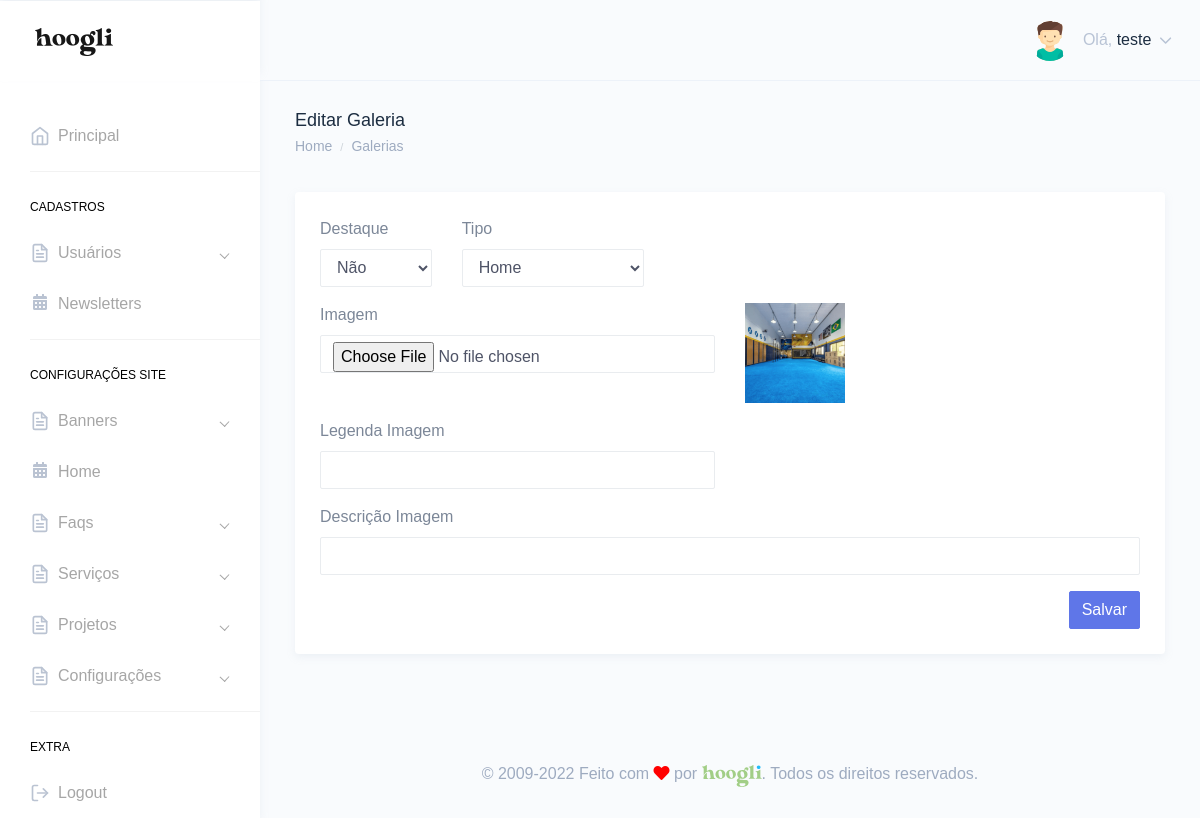
/painel/editar-galeria.php?id=7 (signed in), run on the app's committed database.
### tables this page shows
CREATE TABLE `tbl_usuarios` (
  `id` int(11) NOT NULL,
  `nome` varchar(250) DEFAULT NULL,
  `email` varchar(250) DEFAULT NULL,
  `telefone` varchar(250) DEFAULT NULL,
  `endereco` varchar(250) DEFAULT NULL,
  `cpf` varchar(100) DEFAULT NULL,
  `login` varchar(100) DEFAULT NULL,
  `senha` varchar(100) DEFAULT NULL,
  `foto` varchar(250) DEFAULT NULL,
  `id_cargo` int(11) DEFAULT NULL,
  `sexo` varchar(2) DEFAULT NULL,
  `perm_cad_usuario` varchar(2) DEFAULT NULL,
  `perm_relatorio` varchar(2) DEFAULT NULL,
  `perm_add_usuario` varchar(2) DEFAULT NULL,
  `perm_edit_usuario` varchar(2) DEFAULT NULL,
  `perm_del_usuario` varchar(2) DEFAULT NULL,
  `perm_cad_contato` varchar(2) DEFAULT NULL,
  `perm_edit_contato` varchar(2) DEFAULT NULL,
  `perm_del_contato` varchar(2) DEFAULT NULL,
  `perm_edit_contato_nf` varchar(3) DEFAULT NULL,
  `perm_pag_principal_rm` varchar(2) DEFAULT NULL,
  `perm_pag_principal_uc` varchar(2) DEFAULT NULL,
  `admin_geral` varchar(2) DEFAULT NULL,
  `data_frase` date DEFAULT NULL,
  `id_frase` int(11) DEFAULT NULL,
  `frase_lida` varchar(2) DEFAULT NULL
);

CREATE TABLE `tbl_galeria_imagem` (
  `id` int(11) NOT NULL,
  `foto` varchar(250) DEFAULT NULL,
  `destaque` varchar(3) DEFAULT NULL,
  `descricao_imagem` varchar(250) DEFAULT NULL,
  `legenda_imagem` varchar(250) DEFAULT NULL,
  `categoria` varchar(4) DEFAULT NULL,
  `tipo` enum('Home','Sobre') DEFAULT 'Home'
);

### Connection/con-pdo.php (called while the page is built, shortened)
<?php
$conInstanciada = '';
if(empty($conInstanciada)) {
	class Conexao {
		private static $pdo;
		public static function getInstance() {
		if (!isset(self::$pdo)) {
		 try {
		  $opcoes = array(PDO::MYSQL_ATTR_INIT_COMMAND => 'SET NAMES utf8', PDO::ATTR_PERSISTENT => TRUE);
		  self::$pdo = new PDO("mysql:host=" . HOST . "; dbname=" . DBNAME . "; charset=" . CHARSET . ";", USER, PASSWORD, $opcoes);
		  self::$pdo->setAttribute(PDO::ATTR_ERRMODE, PDO::ERRMODE_EXCEPTION);
		 } catch (PDOException $e) {
		  print "Erro: " . $e->getMessage();
		 }
		}
		return self::$pdo;
		}
	}
}

### Class/acesso.class.php (called while the page is built, shortened)
<?php
$AcessoInstanciada = '';
if(empty($AcessoInstanciada)) {
	if(file_exists('Connection/conexao.php')) {
		require_once('Connection/con-pdo.php');
		require_once('funcoes.php');
	} else {
		require_once('../Connection/con-pdo.php');
		require_once('../funcoes.php');
	}
	class Acesso {
		private $pdo = null;
		private static $Acesso = null;
		private function __construct($conexao){
			$this->pdo = $conexao;
		}
		public static function getInstance($conexao){
			if (!isset(self::$Acesso)):
				self::$Acesso = new Acesso($conexao);
			endif;
			return self::$Acesso;
		}
		function rsDados($id='', $idCargo='', $orderBy='', $limite='') {
			$sqlLimite = '';
			$sqlOrdem = '';
			$sql = '';
			$nCampos = 0;
			if(!empty($id)) {
				$sql .= " and id = ?";
				$nCampos++;
				$campo[$nCampos] = $id;
			}
			try{
				$sql = "SELECT * FROM tbl_usuarios where 1=1 $sql $sqlOrdem $sqlLimite";
				$stm = $this->pdo->prepare($sql);
				for($i=1; $i<=$nCampos; $i++) {
					$stm->bindValue($i, $campo[$i]);
				}
				$stm->execute();
				$rsDados = $stm->fetchAll(PDO::FETCH_OBJ);
				if($id <> '' or $limite == 1) {
					return($rsDados[0]);
				} else {
					return($rsDados);
				}
			} catch(PDOException $erro){
				echo $erro->getMessage();
			}
		}
	}
}

### painel/verifica.php (called while the page is built, shortened)
<?php
include "../Class/acesso.class.php";
$verificaRestrito = Acesso::getInstance(Conexao::getInstance());
include "../Class/galerias.class.php";
$galerias = Galerias::getInstance(Conexao::getInstance());
$verificaRestrito->restritoAdmin();
$dadosUsuarioLogado = $verificaRestrito->rsDados($_SESSION['dadosLogado']->id);
?>

### funcoes.php (called while the page is built, shortened)
<?php
  function icone_genero($genero) {
    switch ($genero) {
      case "M": return "assets/images/avatars/boy.svg"; break;
    }
  }
?>

### Class/galerias.class.php (called while the page is built, shortened)
<?php
$GaleriasInstanciada = '';
if(empty($GaleriasInstanciada)) {
	if(file_exists('Connection/conexao.php')) {
		require_once('Connection/con-pdo.php');
		require_once('funcoes.php');
	} else {
		require_once('../Connection/con-pdo.php');
		require_once('../funcoes.php');
	}
	class Galerias {
		private $pdo = null;
		private static $Galerias = null;
		private function __construct($conexao){
			$this->pdo = $conexao;
		}
		public static function getInstance($conexao){
			if (!isset(self::$Galerias)):
				self::$Galerias = new Galerias($conexao);
			endif;
			return self::$Galerias;
		}
		function rsDados($id='', $orderBy='', $limite='', $destaque='', $categoria='', $tipo = '') {
			$nCampos = 0;
			$sql = '';
			$sqlOrdem = '';
			$sqlLimite = '';
			if(!empty($id)) {
				$sql .= " and id = ?";
				$nCampos++;
				$campo[$nCampos] = $id;
			}
			try{
				$sql = "SELECT * FROM tbl_galeria_imagem where 1=1 $sql $sqlOrdem $sqlLimite";
				$stm = $this->pdo->prepare($sql);
				for($i=1; $i<=$nCampos; $i++) {
					$stm->bindValue($i, $campo[$i]);
				}
				$stm->execute();
				$rsDados = $stm->fetchAll(PDO::FETCH_OBJ);
				if($id <> '' or $limite == 1) {
					return($rsDados[0]);
				} else {
					return($rsDados);
				}
			} catch(PDOException $erro){
				echo $erro->getMessage();
			}
		}
	}
}

### painel/editar-galeria.php (the view, shortened to what this page needs)
<?php include "verifica.php";
$id = '';
if (isset($_GET['id'])) {
    if (empty($_GET['id'])) {
        header('Location: galerias.php');
    } else {
        $id = $_GET['id'];
    }
}
$galerias->editar();
$editaGaleria = $galerias->rsDados($id);
?>
<!DOCTYPE html>
<html dir="ltr" lang="pt-br">
<head>
    <link href="dist/css/style.min.css" rel="stylesheet">
</head>
<body>
    <div id="main-wrapper" data-theme="light" data-layout="vertical" data-navbarbg="skin6" data-sidebartype="full" data-sidebar-position="fixed" data-header-position="fixed" data-boxed-layout="full">
        <?php include "header.php"; ?>
        <?php include "inc-menu-lateral.php"; ?>
        <div class="page-wrapper">
            <div class="page-breadcrumb">
                <div class="row">
                    <div class="col-7 align-self-center">
                        <h4 class="page-title text-truncate text-dark font-weight-medium mb-1">Editar Galeria</h4>
                        <div class="d-flex align-items-center">
                            <nav aria-label="breadcrumb">
                                <ol class="breadcrumb m-0 p-0">
                                    <li class="breadcrumb-item"><a href="." class="text-muted">Home</a></li>
                                    <li class="breadcrumb-item text-muted active" aria-current="page"><a href="galerias.php" class="text-muted">Galerias</a></li>
                                </ol>
                            </nav>
                        </div>
                    </div>
                </div>
            </div>
            <div class="container-fluid">
                <div class="row">
                    <div class="col-12">
                        <div class="card">
                            <div class="card-body">
                                <form method="POST" enctype="multipart/form-data">
                                    <div class="form-body">
                                        <div class="row">
                                            <div class="col-md-2">
                                                <div class="form-group">
                                                    <label class="mr-sm-2" for="">Destaque</label>
                                                    <select name="destaque" class="form-control" id="">
                                                        <option value="N" <?php if (isset($editaGaleria->destaque) && $editaGaleria->destaque == 'N') {
                                                                                echo "selected";
                                                                            } ?>>Não</option>
                                                    </select>
                                                </div>
                                            </div>
                                            <div class="col-md-3">
                                                <div class="form-group">
                                                <label class="mr-sm-2" for="">Tipo</label>
                                                   <select name="tipo" class="form-control" id="">
                                                       <option value="Home" <?php if (isset($editaGaleria->tipo) && $editaGaleria->tipo == 'Home') {
                                                                                echo "selected";
                                                                            } ?>>Home</option>
                                                   </select>
                                                </div>
                                            </div>
                                        </div>
                                        <div class="row">
                                            <div class="col-md-6">
                                                <div class="form-group">
                                                    <label class="mr-sm-2" for="">Imagem</label>
                                                    <input type="file" name="foto" class="form-control">
                                                </div>
                                            </div>
                                            <?php if (isset($editaGaleria->foto) && !empty($editaGaleria->foto)) { ?>
                                                <div class="col-md-6">
                                                    <div class="form-group">
                                                        <img src="../img/<?php echo $editaGaleria->foto; ?>" width="100">
                                                    </div>
                                                </div>
                                            <?php } ?>
                                        </div>
                                        <div class="row">
                                            <div class="col-md-6">
                                                <div class="form-group">
                                                    <label class="mr-sm-2" for="">Legenda Imagem</label>
                                                    <input type="text" class="form-control" name="legenda_imagem" value="<?php if (isset($editaGaleria->legenda_imagem) && !empty($editaGaleria->legenda_imagem)) {
                                                                                                                                echo $editaGaleria->legenda_imagem;
                                                                                                                            } ?>">
                                                </div>
                                            </div>
                                        </div>
                                        <div class="row">
                                            <div class="col-md-12">
                                                <div class="form-group">
                                                    <label class="mr-sm-2" for="">Descrição Imagem</label>
                                                    <input type="text" class="form-control" name="descricao_imagem" value="<?php if (isset($editaGaleria->descricao_imagem) && !empty($editaGaleria->descricao_imagem)) {
                                                                                                                                echo $editaGaleria->descricao_imagem;
                                                                                                                            } ?>">
                                                </div>
                                            </div>
                                        </div>
                                    </div>
                                    <div class="form-actions">
                                        <div class="text-right">
                                            <button type="submit" class="btn btn-info">Salvar</button>
                                        </div>
                                    </div>
                                </form>
                            </div>
                        </div>
                    </div>
                </div>
            </div>
            <?php include "footer.php"; ?>
        </div>
    </div>
</body>
</html>

### painel/header.php (shortened to what this page needs)
<header class="topbar" data-navbarbg="skin6">
            <nav class="navbar top-navbar navbar-expand-md">
                <div class="navbar-header" data-logobg="skin6">
                    <div class="navbar-brand">
                        <a href=".">
                            <span class="logo-text">
                                <img src="assets/images/hoogli_logo.png" alt="homepage" class="dark-logo" />
                            </span>
                        </a>
                    </div>
                </div>
                <div class="navbar-collapse collapse" id="navbarSupportedContent">
                    <ul class="navbar-nav float-right">
                        <li class="nav-item dropdown">
                            <a class="nav-link dropdown-toggle" href="javascript:void(0)" data-toggle="dropdown"
                                aria-haspopup="true" aria-expanded="false">
                                <?php if(!empty($dadosUsuarioLogado->foto)){?>
                                <img src="../img/<?php echo $dadosUsuarioLogado->foto;?>" alt="<?php echo $dadosUsuarioLogado->nome;?>" class="rounded-circle" width="40">
                                <?php }else{?>
                                <img src="<?php echo icone_genero($dadosUsuarioLogado->sexo);?>" alt="<?php echo $dadosUsuarioLogado->nome;?>" class="rounded-circle" width="40">
                                <?php }?>
                                <span class="ml-2 d-none d-lg-inline-block"><span>Olá,</span> <span
                                        class="text-dark"><?php echo $dadosUsuarioLogado->nome;?></span> <i data-feather="chevron-down"
                                        class="svg-icon"></i></span>
                            </a>
                        </li>
                    </ul>
                </div>
            </nav>
        </header>

### data on the page
tbl_usuarios: nome "teste"
tbl_galeria_imagem: destaque "Não", tipo "Home", foto (picture)
